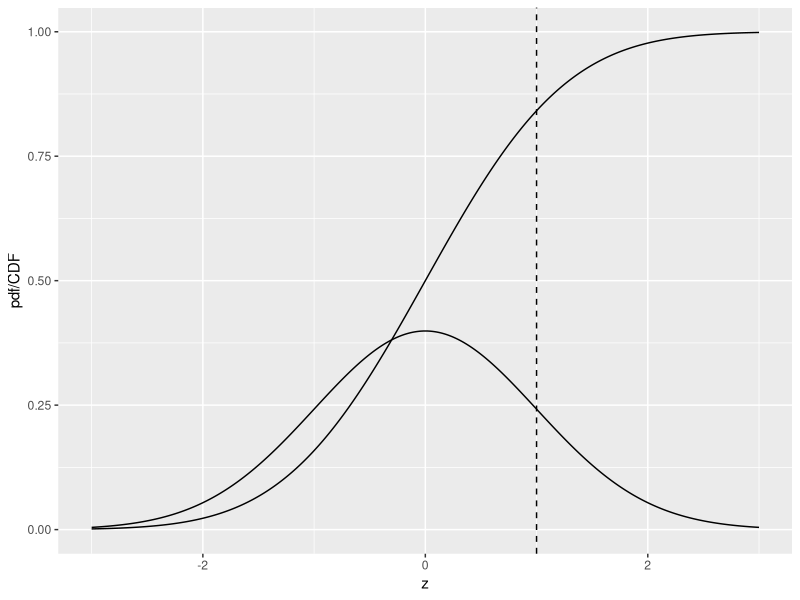
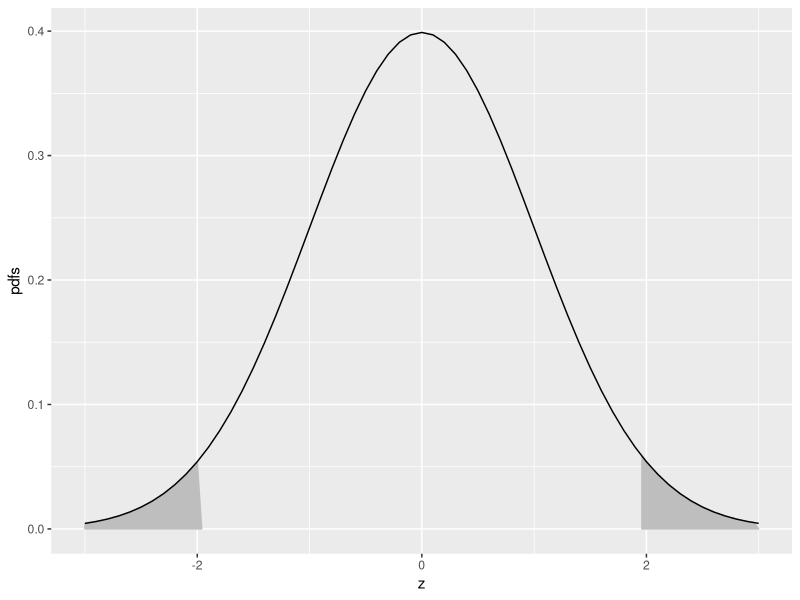
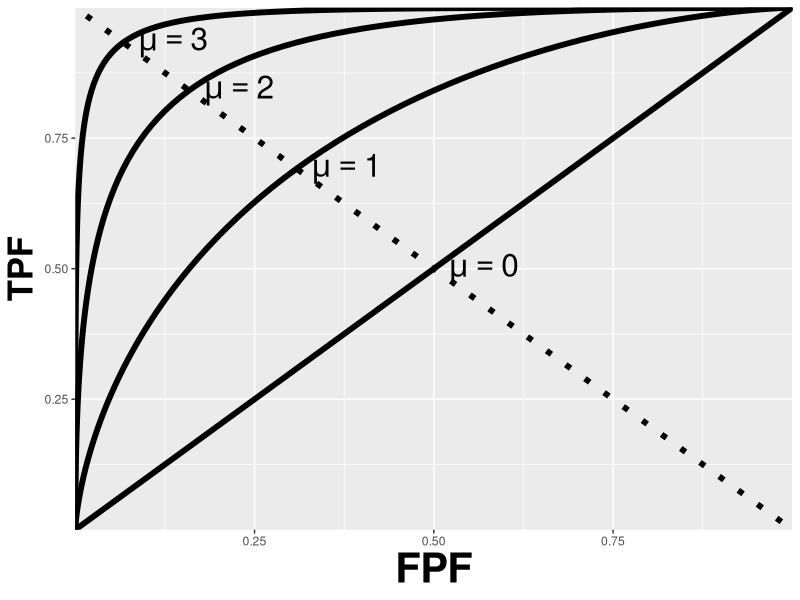
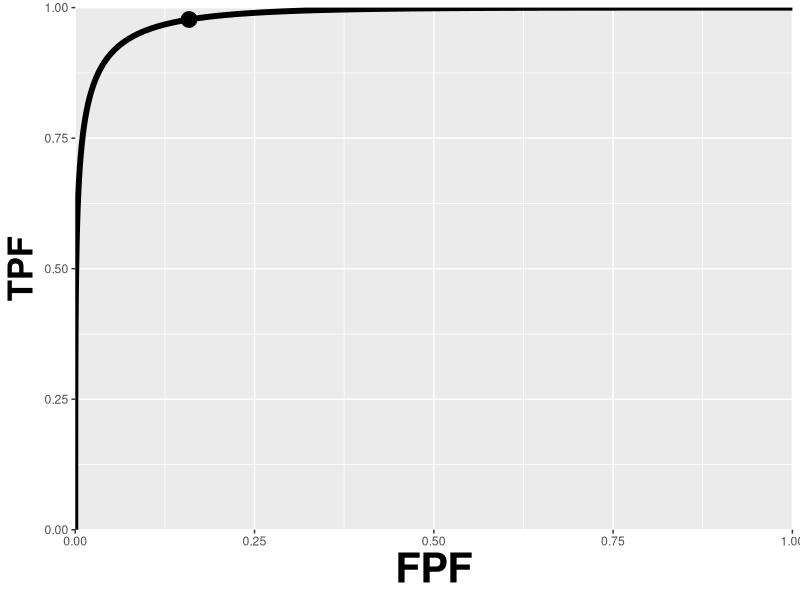

The R source for these figures, in order:
## ---- chunk 1
knitr::opts_chunk$set(
  collapse = TRUE,
  comment = "#>"
)
library(ggplot2)
library(kableExtra)
## ---- chunk 2
x <- seq(-3,3,0.01)
pdfData <- data.frame(z = x, pdfcdf = dnorm(x))
cdfData <- data.frame(z = x, pdfcdf = pnorm(x))
pdfcdfPlot <- ggplot(
  mapping = aes(x = z, y = pdfcdf)) + 
  geom_line(data = pdfData) + 
  geom_line(data = cdfData) +
  geom_vline(xintercept = 1, linetype = 2) + 
  xlab(label = "z") + ylab(label = "pdf/CDF")
print(pdfcdfPlot)
## ---- chunk 3
qnorm(0.025)
qnorm(1-0.025)
pnorm(qnorm(0.025))
qnorm(pnorm(-1.96))
## ---- chunk 4
mu <- 0;sigma <- 1
zeta <- -qnorm(0.025)
step <- 0.1

LL<- -3
UL <- mu + 3*sigma

x.values <- seq(zeta,UL,step)
cord.x <- c(zeta, x.values,UL) 
cord.y <- c(0,dnorm(x.values),0) 

z <- seq(LL, UL, by = step)
curveData <- data.frame(z = z, pdfs = dnorm(z))
shadeData <- data.frame(z = cord.x, pdfs = cord.y)
shadedTails <- ggplot(mapping = aes(x = z, y = pdfs))  + 
  geom_polygon(data = shadeData, color = "grey", fill = "grey")

zeta <- qnorm(0.025)
x.values <- seq(LL, zeta,step)
cord.x <- c(LL, x.values,zeta) 
cord.y <- c(0,dnorm(x.values),0) 
shadeData <- data.frame(z = cord.x, pdfs = cord.y)
shadedTails <- shadedTails + 
  geom_polygon(
    data = shadeData, color = "grey", fill = "grey") + 
  xlab(label = "z") 
shadedTails <- shadedTails + 
  geom_line(data = curveData, color = "black")
print(shadedTails)
## ---- chunk 5
simulateDataset <- function(K1, K2, mu, zeta, seed) {
  set.seed(seed)
  z1 <- rnorm(K1)
  z2 <- rnorm(K2) + mu
  nTN <- length(z1[z1 < zeta])
  nTP <- length(z2[z2 >= zeta])
  Sp <- nTN/K1
  Se <- nTP/K2
  mu <- qnorm(Sp)+qnorm(Se)
  return(
    list(Sp = Sp,
         Se = Se,
         mu = mu))
}
## ---- chunk 6
mu <- 1.5
zeta <- mu/2
seed <- 100 # line 4
K1 <- 9
K2 <- 11
ds <- simulateDataset(K1, K2, mu, zeta, seed)

cat("seed = ", seed, 
    "\nK1 = ", K1, 
    "\nK2 = ", K2, 
    "\nSpecificity = ", ds$Sp, 
    "\nSensitivity = ", ds$Se, 
    "\nEst. of mu = ", ds$mu, "\n")
## ---- chunk 7
seed <- 101 # change
ds <- simulateDataset(K1, K2, mu, zeta, seed)

cat("seed = ", seed, 
    "\nK1 = ", K1, 
    "\nK2 = ", K2, 
    "\nSpecificity = ", ds$Sp, 
    "\nSensitivity = ", ds$Se, 
    "\nEst. of mu = ", ds$mu, "\n")
## ---- chunk 8
K1 <- 90 # change
K2 <- 110 # change
seed <- 100 # change
ds <- simulateDataset(K1, K2, mu, zeta, seed)

cat("seed = ", seed, 
    "\nK1 = ", K1, 
    "\nK2 = ", K2, 
    "\nSpecificity = ", ds$Sp, 
    "\nSensitivity = ", ds$Se, 
    "\nEst. of mu = ", ds$mu, "\n")
## ---- chunk 9
seed <- 101 # change
ds <- simulateDataset(K1, K2, mu, zeta, seed)

cat("seed = ", seed, 
    "\nK1 = ", K1, 
    "\nK2 = ", K2, 
    "\nSpecificity = ", ds$Sp, 
    "\nSensitivity = ", ds$Se, 
    "\nEst. of mu = ", ds$mu, "\n")
## ---- chunk 10
results <- array(dim = c(9,6))
mu <- 1.5
zeta <- mu/2
results[9,] <- c(Inf, Inf, NA, pnorm(zeta), pnorm(mu-zeta), mu)
K1_arr <- c(9, 9, 90, 90, 900, 900, 9000, 9000, NA)
K2_arr <- c(11, 11, 110, 110, 1100, 1100, 11000, 11000, NA)
seed_arr <- c(100,101,100,101,100,101,100,101,NA)
for (i in 1:8) {
  ds <- simulateDataset(K1_arr[i], K2_arr[i], mu, zeta, seed_arr[i])
  results[i,] <- c(K1_arr[i], K2_arr[i], seed_arr[i], ds$Sp, ds$Se, ds$mu)
}
df <- as.data.frame(results)
colnames(df) <- c("K1","K2","seed","Se","Sp","mu")
## ---- chunk 11
kable(df, caption = "Effect of sample size and seed on estimates of sensitivity, specificity and the mu-parameter.", escape = FALSE)
## ---- chunk 12
pnorm(0.75) # example 1
2*qnorm(pnorm(zeta)) # example 2
## ---- chunk 13
mu <- 0;zeta <- seq(-5, mu + 5, 0.05)
FPF <- pnorm(-zeta)
rocPlot <- ggplot(mapping = aes(x = FPF, y = TPF))
for (mu in 0:3){
  TPF <- pnorm(mu-zeta)
  curveData <- data.frame(FPF = FPF, TPF = TPF)
  rocPlot <- rocPlot + 
    geom_line(data = curveData, size = 2) + 
    xlab("FPF")+ ylab("TPF" ) + 
    theme(axis.title.y = element_text(size = 25,face="bold"),
          axis.title.x = element_text(size = 30,face="bold"))  +
    annotate("text", 
             x = pnorm(-mu/2) + 0.07, 
             y = pnorm(mu/2), 
             label = paste0("mu == ", mu), 
             parse = TRUE, size = 8)
  next
}
rocPlot <- rocPlot +
  scale_x_continuous(expand = c(0, 0)) + 
  scale_y_continuous(expand = c(0, 0))     

rocPlot <- rocPlot + 
  geom_abline(slope = -1, 
              intercept = 1, 
              linetype = 3,
              size = 2)
print(rocPlot)
## ---- chunk 14
mu <- 3;zeta <- seq(-4,mu+3,0.05)
FPF <- pnorm(-zeta)
TPF <- pnorm(mu -zeta) 
FPF <- c(1, FPF, 0);TPF <- c(1, TPF, 0)
curveData <- data.frame(FPF = FPF, TPF = TPF)
OpX <- pnorm(-1)
OpY <- pnorm(mu-1)
pointData <- data.frame(FPF = OpX, TPF = OpY)
rocPlot <- ggplot(
  mapping = aes(x = FPF, y = TPF)) + 
  xlab("FPF")+ ylab("TPF" ) + 
  geom_line(data = curveData, size = 2) + 
  geom_point(data = pointData, size = 5) +
  theme(axis.title.y = element_text(size = 25,face="bold"),
        axis.title.x = element_text(size = 30,face="bold"))  +
  scale_x_continuous(expand = c(0, 0)) + 
  scale_y_continuous(expand = c(0, 0)) 
print(rocPlot)
## ---- chunk 15
pnorm(3/sqrt(2))
## ---- chunk 16
alpha <- 0.05
# this is z_{\alpha/2}, the upper \alpha/2 quantile
qnorm(1-alpha/2) 
# this is \Phi^{-1}(\alpha/2), the lower \alpha/2 quantile
qnorm(alpha/2)   
## ---- chunk 17
options(digits=3)
seed <- 100;set.seed(seed)
alpha <- 0.05;K1 <- 99;K2 <- 111;mu <- 5;zeta <- mu/2
cat("alpha = ", alpha, 
    "\nK1 = ", K1, 
    "\nK2 = ", K2, 
    "\nmu = ", mu, 
    "\nzeta = ", zeta, "\n")
z1 <- rnorm(K1)
z2 <- rnorm(K2) + mu
nTN <- length(z1[z1 < zeta])
nTP <- length(z2[z2 >= zeta])
Sp <- nTN/K1;Se <- nTP/K2
cat("Specificity = ", Sp, 
    "\nSensitivity = ", Se, "\n")

# Approx binomial tests
cat("approx 95percent CI on Specificity = ", 
    -abs(qnorm(alpha/2))*sqrt(Sp*(1-Sp)/K1)+Sp, 
    +abs(qnorm(alpha/2))*sqrt(Sp*(1-Sp)/K1)+Sp,"\n")

# Exact binomial test
ret <- binom.test(nTN, K1, p = nTN/K1)
cat("Exact 95percent CI on Specificity = ", 
    as.numeric(ret$conf.int),"\n")

# Approx binomial tests
cat("approx 95percent CI on Sensitivity = ", 
    -abs(qnorm(alpha/2))*sqrt(Se*(1-Se)/K2)+Se, 
    +abs(qnorm(alpha/2))*sqrt(Se*(1-Se)/K2)+Se,"\n")

# Exact binomial test
ret <- binom.test(nTP, K2, p = nTP/K2)
cat("Exact 95percent CI on Sensitivity = ", 
    as.numeric(ret$conf.int),"\n")
## ---- chunk 18
results <- array(dim = c(3,3))
results[1,] <- c(46.7, 100, 53.3)
results[2,] <- c(36.3, 99.3, 63.0)
results[3,] <- c(0.74, 0.95, 0.21)
df <- as.data.frame(results)
rownames(df) <- c("Sensiivity","Specificity","AUC")
colnames(df) <- c("Min","Max","Range")
## ---- chunk 19
kable(df, caption = "The variability of 108 radiologists on a common dataset of screening mammograms. Note the reduced variability when one uses AUC, which accounts for variations in reporting thresholds (AUC variability range is 21percent compared to 53percent for sensitivity and 63percent for specificity).", escape = FALSE)
